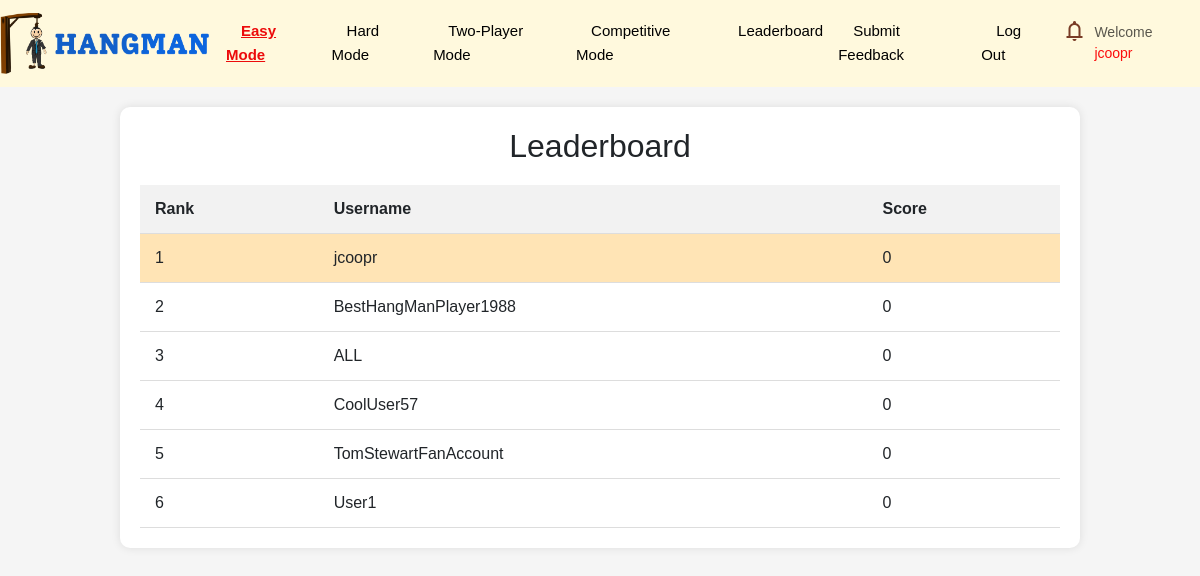
Page /leader_board (signed in) on the committed database.
### app.py (models this page shows)
class User(db.Model):
    __tablename__ = 'users'
    id = db.Column(db.Integer, primary_key=True)
    username = db.Column(db.String(250), nullable=False, unique=True)
    password = db.Column(db.String, nullable=False)
    score = db.Column(db.Integer, nullable=False, default=0)
    challenges = db.Column(db.String)

### app.py (the view)
@app.route('/leader_board')
def leader_board():
    leaderboard_data = get_leaderboard_data()
    if 'username' in session:
        username = session['username']
        return render_template('leader_board.html', users=leaderboard_data, name=username, all_c=get_all_challenges(), n_not=get_all_unread_notifications())
    else:
        return redirect(url_for('login'))

### app.py (called while the page is built)
def get_all_challenges():
    all_challanges = db.session.execute(db.select(Challenge).where(or_(Challenge.player == session['username'], Challenge.username == session['username'])).order_by(Challenge.id.desc())).scalars().all()
    return all_challanges

def get_all_unread_notifications():
    all_c = get_all_challenges()
    n = 0
    for c in all_c:
        if c.player == session['username'] and (not c.seen):
            n+=1
        elif c.username == session['username'] and c.accepted and (not c.seen_sender):
            n+=1
    return n

def get_leaderboard_data():
    leaderboard_data = db.session.execute(db.select(User.username, User.score).order_by(User.score.desc()))
    return leaderboard_data

### templates/leader_board.html (shortened to what this page needs)
{% extends 'base.html' %}
{% block content %}
<div class="leaderboard-container">
    <h2 style="text-align: center;">Leaderboard</h2>
    <table>
        <thead>
            <tr>
                <th>Rank</th>
                <th>Username</th>
                <th>Score</th>
            </tr>
        </thead>
        <tbody>
            {% for user in users %}
            <tr {% if user[0]==name %}class="highlight" {% endif %}>
                <td>{{ loop.index }}</td>
                <td>{{ user[0] }}</td>
                <td>{{ user[1] }}</td>
            </tr>
            {% endfor %}
        </tbody>
    </table>
</div>
{% endblock %}

### static/styles.css (style rules this page uses)
body { font-family: Arial, sans-serif; background-color: #f0f0f0; }
h2 { text-align: center; margin-bottom: 20px; }
body { background-color: #ffffff; margin: 0; }
.leaderboard-container { width: 80%; margin: 20px auto; background-color: #fff; padding: 20px; border-radius: 10px; box-shadow: 0 0 10px rgba(0, 0, 0, 0.1); }
table { width: 100%; border-collapse: collapse; }
th, td { padding: 12px 15px; text-align: left; border-bottom: 1px solid #ddd; }
th { background-color: #f2f2f2; }
.highlight { background-color: #ffe4b5; }
.Feedbacktable th,td { margin-left: auto; margin-right:auto; }
body { background-color: whitesmoke; }

### templates/leader_board.html (style rules this page uses)
.leaderboard-container { width: 80%; margin: 20px auto; background-color: #fff; padding: 20px; border-radius: 10px; box-shadow: 0 0 10px rgba(0, 0, 0, 0.1); }
table { width: 100%; border-collapse: collapse; }
th, td { padding: 12px 15px; text-align: left; border-bottom: 1px solid #ddd; }
th { background-color: #f2f2f2; }
.highlight { background-color: #ffe4b5; }

### rows in the picture
User: username "jcoopr", score "0"
User: username "BestHangManPlayer1988", score "0"
User: username "ALL", score "0"
User: username "CoolUser57", score "0"
User: username "TomStewartFanAccount", score "0"
User: username "User1", score "0"

### other values in the picture
{{ name }} "jcoopr"
